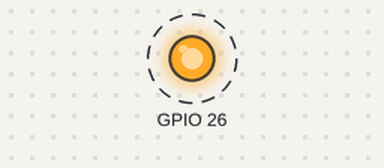
The sketch below on a simulated ESP32. On the bench: output pins drawn as LEDs (lit = HIGH). Dashed ring = blinking.

Above: at 0.5 s.
Timing chart, 0 to 4.6 s (numbered marks = the images above):
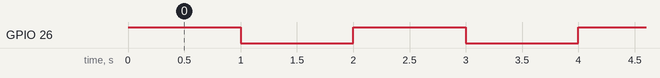

Measured:
- by itself, GPIO 26: alternates HIGH for 1.0 s and LOW for 1.0 s

The sketch:

sketch_jul12a.ino
```cpp
void setup() {
  // put your setup code here, to run once:
pinMode(26, OUTPUT);
}

void loop() {
  // put your main code here, to run repeatedly:
digitalWrite(26, HIGH);
delay(1000);
digitalWrite(26, LOW);
delay(1000);
}
```
